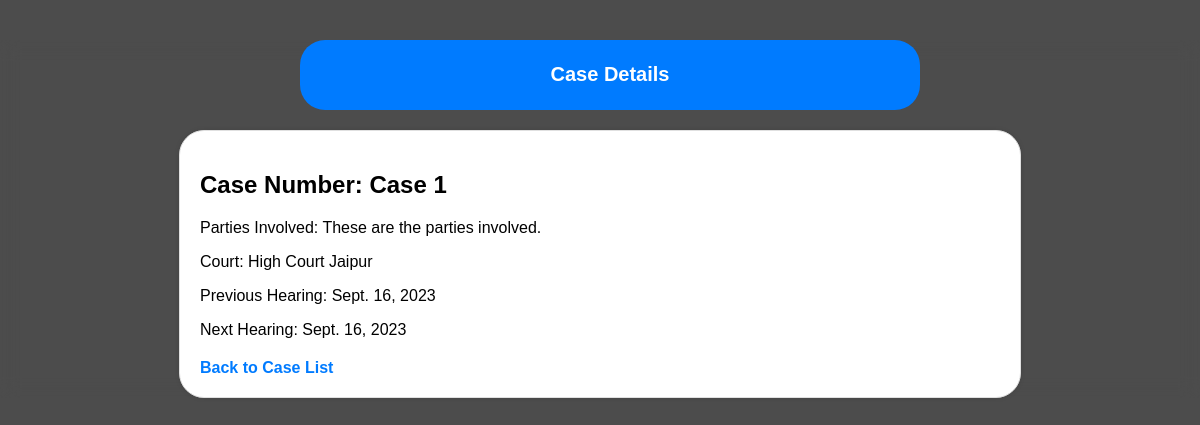
Page /case/39/ (signed in) on the committed database.
### case_management/models.py (models this page shows, shortened)
class Case(models.Model):
    case_number = models.CharField(max_length=50)
    parties_involved = models.TextField()
    court_name = models.CharField(max_length=100)
    previous_hearing = models.DateField(null=True, blank=True)
    next_hearing = models.DateField(null=True, blank=True)
    hearing_date = models.DateField(null=True, blank=True)
    hearing_time = models.TimeField(null=True, blank=True)
    client = models.ForeignKey(User, on_delete=models.CASCADE, related_name='cases', null=True)

### case_management/views.py (the view, shortened to what this page needs)
# urls.py: path('case/<int:case_id>/', views.case_detail, name='case_detail'),  # URL for case details
@login_required
def case_detail(request, case_id):
    case = Case.objects.get(pk=case_id)
    superuser_edit_form = None  # Initialize the form as None
    return render(request, 'case_management/case_details.html', {'case': case, 'superuser_edit_form': superuser_edit_form})

### case_management/templates/case_management/case_details.html (shortened to what this page needs)
<!DOCTYPE html>
<html lang="en">
<head>
</head>
<body>
    <div class="header">
        <h1>Case Details</h1>
    </div>
    <div class="container">
        <h2>Case Number: {{ case.case_number }}</h2>
        <div class="section">
            <p>Parties Involved: {{ case.parties_involved }}</p>
            <p>Court: {{ case.court_name }}</p>
            <p>Previous Hearing: {{ case.previous_hearing }}</p>
            <p>Next Hearing: {{ case.next_hearing }}</p>
        </div>
        <div class="section">
            <a class="link" href="{% url 'case_list' %}">Back to Case List</a>
        </div>
    </div>
</body>
</html>

### case_management/templates/case_management/case_details.html (style rules this page uses)
body { font-family: Arial, sans-serif; background-image: linear-gradient(rgba(0,0,0,0.7),rgba(0,0,0,.7)),url(https://cdn.thewire.in/wp-content/uploads/2018/01/13134741/SC1-e1525350670846.jpg); background-repeat: no-repeat; background-attachment: fixed; margin: 0; background-size: 100%; padding: 0; background-position: center; width: 100%; height: 100%; backdrop-filter: blur(9px); background-size: 150%; }
.container { max-width: 800px; margin: 0 auto; padding: 20px; background-color: #fff; border: 1px solid #e0e0e0; border-radius: 5px; box-shadow: 0 0 5px rgba(0, 0, 0, 0.1); border-radius: 25px; }
.header { margin-top: 40px; background-color: #007BFF; color: #fff; padding: 10px; margin-bottom: 20px; width: 50%; text-align: center; margin-left: 25%; border-radius: 25px; font-family: Verdana, Geneva, Tahoma, sans-serif; font-size: 10px; }
.section { margin-top: 20px; }
.link { text-decoration: none; color: #007BFF; font-weight: bold; }

### rows in the picture
Case: case_number "Case 1", parties_involved "These are the parties involved.", court_name "High Court Jaipur", previous_hearing "Sept. 16, 2023", next_hearing "Sept. 16, 2023"
